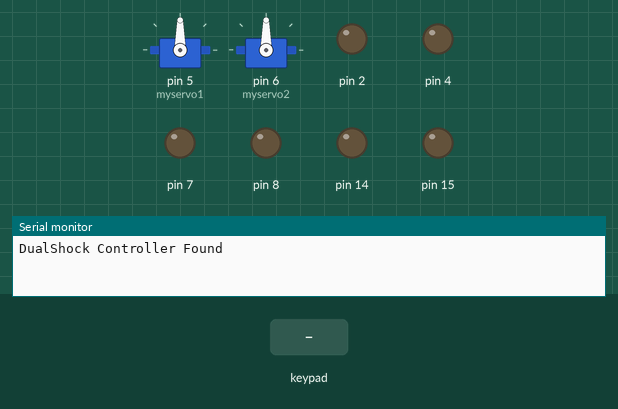
The sketch below on a simulated Arduino Uno, built with avr-gcc and run on an emulated ATmega328P. Shown: 2 × servo, output pins drawn as LEDs (lit = HIGH), the last lines printed to the serial monitor. Dashed ring = blinking. The inputs (shaded band) are chosen by the test bench.

Above: at 3.2 s.
3.3 s: key 'U' pressed
At 3.45 s:
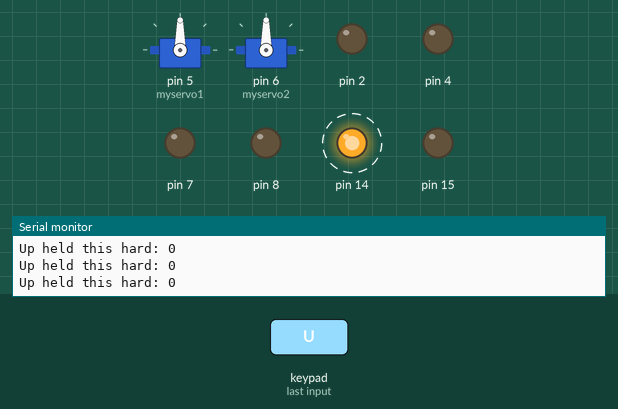
5.2 s: key 'D' pressed
At 5.36 s:
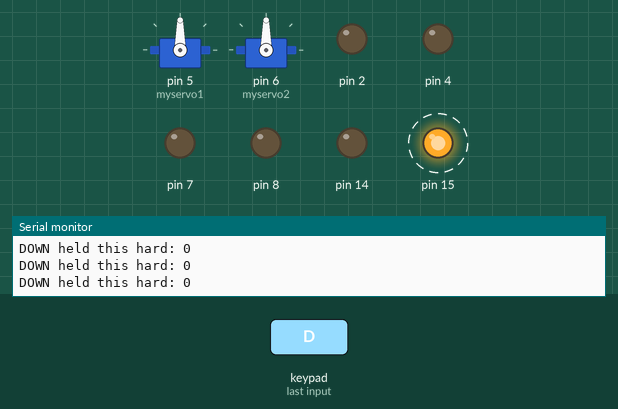
Timing chart, 0 to 8.2 s (numbered marks = the images above; inputs shaded):
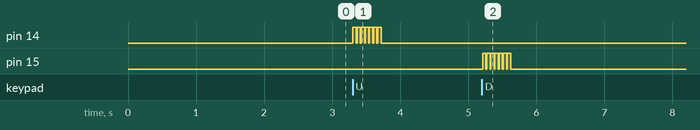

The sketch:

gakunai.ino
```cpp
#include <PS2X_lib.h>  //for v1.6
#include <Servo.h>

#define PS2X_DEBUG
#define PS2X_COM_DEBUG

PS2X ps2x; // create PS2 Controller Class

//right now, the library does NOT support hot pluggable controllers, meaning
//you must always either restart your Arduino after you conect the controller,
//or call config_gamepad(pins) again after connecting the controller.
int error = 0;
byte type = 0;
byte vibrate = 0;

Servo myservo1; //サーボ1用のオブジェクトを作成
Servo myservo2; //サーボ2用のオブジェクトを作成
int val; //サーボの角度を格納するための変数

void setup(){
  pinMode(7,OUTPUT); // モータ1信号用ピン
  pinMode(8,OUTPUT); // モータ1信号用ピン

  pinMode(2,OUTPUT); // モータ2信号用ピン
  pinMode(4,OUTPUT); // モータ2信号用ピン

  pinMode(14,OUTPUT); // モータ3信号用ピン
  pinMode(15,OUTPUT); // モータ3信号用ピン

  myservo1.attach(5);// サーボ1信号用ピン
  myservo2.attach(6); // サーボ2信号用ピン
  val = 90;
  myservo1.write(val);
  myservo2.write(val);

  delay(2000); //起動直後にコントローラ触ると何故か操作受け付けなくなるからちょっと待つ

  Serial.begin(57600);

  //CHANGES for v1.6 HERE!!! **************PAY ATTENTION*************
  error = ps2x.config_gamepad(13,11,10,12, true, true);   //setup pins and settings:  GamePad(clock, command, attention, data, Pressures?, Rumble?) check for error

  //Serial.print(ps2x.Analog(1), HEX);
  type = ps2x.readType();
  switch(type) {
  case 0:
    Serial.println("Unknown Controller type");
    break;
  case 1:
    Serial.println("DualShock Controller Found");
    break;
  case 2:
    Serial.println("GuitarHero Controller Found");
    break;
  }

}

void loop(){

  if(error == 1) //skip loop if no controller found
    return;

  //DualShock Controller
  ps2x.read_gamepad(false, vibrate);          //read controller and set large motor to spin at 'vibrate' speed

  if(ps2x.Button(PSB_START))                   //will be TRUE as long as button is pressed
    Serial.println("Start is being held");
  if(ps2x.Button(PSB_SELECT))
    Serial.println("Select is being held");

  if(ps2x.Button(PSB_PAD_UP)) {         //will be TRUE as long as button is pressed
    Serial.print("Up held this hard: ");
    Serial.println(ps2x.Analog(PSAB_PAD_UP), DEC);

    digitalWrite(14,HIGH);
    digitalWrite(15,LOW);
    delay(50);
    digitalWrite(14,LOW);
    digitalWrite(15,LOW);
  }


  if(ps2x.Button(PSB_PAD_RIGHT)){
    Serial.print("Right held this hard: ");
    Serial.println(ps2x.Analog(PSAB_PAD_RIGHT), DEC);
  }

  if(ps2x.Button(PSB_PAD_LEFT)){
    Serial.print("LEFT held this hard: ");
    Serial.println(ps2x.Analog(PSAB_PAD_LEFT), DEC);
  }

  if(ps2x.Button(PSB_PAD_DOWN)){
    Serial.print("DOWN held this hard: ");
    Serial.println(ps2x.Analog(PSAB_PAD_DOWN), DEC);

    digitalWrite(14,LOW);
    digitalWrite(15,HIGH);
    delay(50);
    digitalWrite(14,LOW);
    digitalWrite(15,LOW);
  }

  vibrate = ps2x.Analog(PSAB_BLUE);        //this will set the large motor vibrate speed based on
  //how hard you press the blue (X) button

  if (ps2x.NewButtonState())               //will be TRUE if any button changes state (on to off, or off to on)
  {
    if(ps2x.Button(PSB_L3))
      Serial.println("L3 pressed");
    if(ps2x.Button(PSB_R3))
      Serial.println("R3 pressed");
    if(ps2x.Button(PSB_L2))
      Serial.println("L2 pressed");
    if(ps2x.Button(PSB_R2))
      Serial.println("R2 pressed");
    if(ps2x.Button(PSB_GREEN))
      Serial.println("Triangle pressed");
  }

  if(ps2x.ButtonPressed(PSB_RED))             //will be TRUE if button was JUST pressed
    Serial.println("Circle just pressed");
  if(ps2x.ButtonReleased(PSB_PINK))             //will be TRUE if button was JUST released
    Serial.println("Square just released");
  if(ps2x.NewButtonState(PSB_BLUE))            //will be TRUE if button was JUST pressed OR released
    Serial.println("X just changed");


  if(ps2x.Button(PSB_L1) || ps2x.Button(PSB_R1)) // print stick values if either is TRUE
  {
    Serial.print("Stick Values:");
    Serial.print(ps2x.Analog(PSS_LY), DEC); //Left stick, Y axis. Other options: LX, RY, RX
    Serial.print(",");
    Serial.print(ps2x.Analog(PSS_LX), DEC);
    Serial.print(",");
    Serial.print(ps2x.Analog(PSS_RY), DEC);
    Serial.print(",");
    Serial.println(ps2x.Analog(PSS_RX), DEC);
  }

  if(ps2x.Analog(PSS_LY)>245)
  {
    digitalWrite(7,HIGH);
    digitalWrite(8,LOW);
    analogWrite(9,255);
  }
  if(ps2x.Analog(PSS_LY)<245 && ps2x.Analog(PSS_LY)>10)
  {
    digitalWrite(7,LOW);
    digitalWrite(8,LOW);
  }
  if(ps2x.Analog(PSS_LY)<10)
  {
    digitalWrite(7,LOW);
    digitalWrite(8,HIGH);
    analogWrite(9,255);
  }

  if(ps2x.Analog(PSS_RY)>245)
  {
    digitalWrite(2,HIGH);
    digitalWrite(4,LOW);
    analogWrite(3,255);
  }
  if(ps2x.Analog(PSS_RY)<245 && ps2x.Analog(PSS_RY)>10)
  {
    digitalWrite(2,LOW);
    digitalWrite(4,LOW);
  }
  if(ps2x.Analog(PSS_RY)<10)
  {
    digitalWrite(2,LOW);
    digitalWrite(4,HIGH);
    analogWrite(3,255);
  }

  if(ps2x.Button(PSB_L1) && val <= 180)
  {
    val = val + 2 ;
    myservo1.write(val);
    myservo2.write(180 - val);
    delay(5);
  }

  if(ps2x.Button(PSB_R1) && val >= 0)
  {
    val = val - 2 ;
    myservo1.write(val);
    myservo2.write(180 - val);
    delay(5);
  }

  delay(10);

}
```

Measured:
- after the input at 3.3 s, pin 14: alternates HIGH for 0.05 s and LOW for 0.01 s, 14 changes in all, then stays LOW, starting at once
- after the input at 5.2 s, pin 15: alternates HIGH for 0.05 s and LOW for 0.01 s, 14 changes in all, then stays LOW, starting at once
